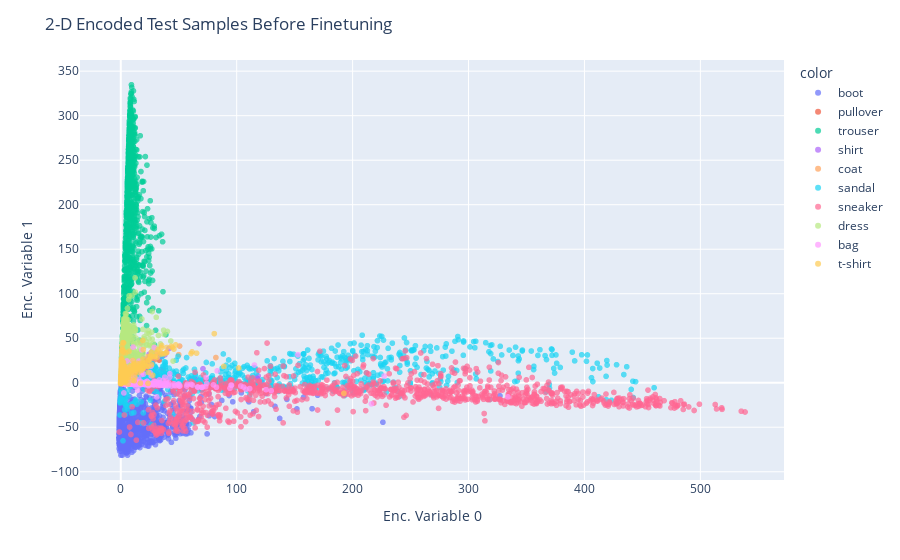

Notebook code for this chart:
### Code cell
### Get the encoded representation of the test samples
def plot_encoded_samples(test_dataset, device, encoder2, title):
    encoded_samples = []
    for sample in tqdm(test_dataset):
        img = sample[0].unsqueeze(0).to(device)
        label = sample[1]
        # Encode image
        encoder2.eval()
        with torch.no_grad():
            encoded_img  = encoder2(img)
        # Append to list
        encoded_img = encoded_img.flatten().cpu().numpy()
        encoded_sample = {f"Enc. Variable {i}": enc for i, enc in enumerate(encoded_img)}
        encoded_sample['label'] = label
        encoded_samples.append(encoded_sample)

    # Convert to a dataframe
    encoded_samples = pd.DataFrame(encoded_samples)
    encoded_samples

    import plotly.express as px
    %pip install -U kaleido
    fig = px.scatter(encoded_samples, x='Enc. Variable 0', y='Enc. Variable 1', 
        color=[label_names[l] for l in encoded_samples.label.to_numpy()], opacity=0.7)
    #set title
    fig.update_layout(title=title)
    fig.show()
    return fig

fig1 = plot_encoded_samples(test_dataset, device, encoder2, "2-D Encoded Test Samples Before Finetuning")
#save fig
if not os.path.exists("images"):
    os.mkdir("images")
fig1.write_image(f"images/encoded2_samples_before.eps")

### Figure 1 — Plotly figure (JSON) as saved in the notebook; plotly's stock layout.template omitted (floating-point values rounded to 4 significant figures; data arrays with more than 128 entries replaced by an {"elided": "..."} marker saying what was removed)
{"data": [{"hovertemplate": "color=boot<br>Enc. Variable 0=%{x}<br>Enc. Variable 1=%{y}<extra></extra>", "legendgroup": "boot", "marker": {"color": "#636efa", "opacity": 0.7, "symbol": "circle"}, "mode": "markers", "name": "boot", "showlegend": true, "type": "scattergl", "x": {"elided": "1000 float values"}, "xaxis": "x", "y": {"elided": "1000 float values"}, "yaxis": "y"}, {"hovertemplate": "color=pullover<br>Enc. Variable 0=%{x}<br>Enc. Variable 1=%{y}<extra></extra>", "legendgroup": "pullover", "marker": {"color": "#EF553B", "opacity": 0.7, "symbol": "circle"}, "mode": "markers", "name": "pullover", "showlegend": true, "type": "scattergl", "x": {"elided": "1000 float values"}, "xaxis": "x", "y": {"elided": "1000 float values"}, "yaxis": "y"}, {"hovertemplate": "color=trouser<br>Enc. Variable 0=%{x}<br>Enc. Variable 1=%{y}<extra></extra>", "legendgroup": "trouser", "marker": {"color": "#00cc96", "opacity": 0.7, "symbol": "circle"}, "mode": "markers", "name": "trouser", "showlegend": true, "type": "scattergl", "x": {"elided": "1000 float values"}, "xaxis": "x", "y": {"elided": "1000 float values"}, "yaxis": "y"}, {"hovertemplate": "color=shirt<br>Enc. Variable 0=%{x}<br>Enc. Variable 1=%{y}<extra></extra>", "legendgroup": "shirt", "marker": {"color": "#ab63fa", "opacity": 0.7, "symbol": "circle"}, "mode": "markers", "name": "shirt", "showlegend": true, "type": "scattergl", "x": {"elided": "1000 float values"}, "xaxis": "x", "y": {"elided": "1000 float values"}, "yaxis": "y"}, {"hovertemplate": "color=coat<br>Enc. Variable 0=%{x}<br>Enc. Variable 1=%{y}<extra></extra>", "legendgroup": "coat", "marker": {"color": "#FFA15A", "opacity": 0.7, "symbol": "circle"}, "mode": "markers", "name": "coat", "showlegend": true, "type": "scattergl", "x": {"elided": "1000 float values"}, "xaxis": "x", "y": {"elided": "1000 float values"}, "yaxis": "y"}, {"hovertemplate": "color=sandal<br>Enc. Variable 0=%{x}<br>Enc. Variable 1=%{y}<extra></extra>", "legendgroup": "sandal", "marker": {"color": "#19d3f3", "opacity": 0.7, "symbol": "circle"}, "mode": "markers", "name": "sandal", "showlegend": true, "type": "scattergl", "x": {"elided": "1000 float values"}, "xaxis": "x", "y": {"elided": "1000 float values"}, "yaxis": "y"}, {"hovertemplate": "color=sneaker<br>Enc. Variable 0=%{x}<br>Enc. Variable 1=%{y}<extra></extra>", "legendgroup": "sneaker", "marker": {"color": "#FF6692", "opacity": 0.7, "symbol": "circle"}, "mode": "markers", "name": "sneaker", "showlegend": true, "type": "scattergl", "x": {"elided": "1000 float values"}, "xaxis": "x", "y": {"elided": "1000 float values"}, "yaxis": "y"}, {"hovertemplate": "color=dress<br>Enc. Variable 0=%{x}<br>Enc. Variable 1=%{y}<extra></extra>", "legendgroup": "dress", "marker": {"color": "#B6E880", "opacity": 0.7, "symbol": "circle"}, "mode": "markers", "name": "dress", "showlegend": true, "type": "scattergl", "x": {"elided": "1000 float values"}, "xaxis": "x", "y": {"elided": "1000 float values"}, "yaxis": "y"}, {"hovertemplate": "color=bag<br>Enc. Variable 0=%{x}<br>Enc. Variable 1=%{y}<extra></extra>", "legendgroup": "bag", "marker": {"color": "#FF97FF", "opacity": 0.7, "symbol": "circle"}, "mode": "markers", "name": "bag", "showlegend": true, "type": "scattergl", "x": {"elided": "1000 float values"}, "xaxis": "x", "y": {"elided": "1000 float values"}, "yaxis": "y"}, {"hovertemplate": "color=t-shirt<br>Enc. Variable 0=%{x}<br>Enc. Variable 1=%{y}<extra></extra>", "legendgroup": "t-shirt", "marker": {"color": "#FECB52", "opacity": 0.7, "symbol": "circle"}, "mode": "markers", "name": "t-shirt", "showlegend": true, "type": "scattergl", "x": {"elided": "1000 float values"}, "xaxis": "x", "y": {"elided": "1000 float values"}, "yaxis": "y"}], "layout": {"legend": {"title": {"text": "color"}, "tracegroupgap": 0}, "margin": {"t": 60}, "title": {"text": "2-D Encoded Test Samples Before Finetuning"}, "xaxis": {"anchor": "y", "domain": [0, 1], "title": {"text": "Enc. Variable 0"}}, "yaxis": {"anchor": "x", "domain": [0, 1], "title": {"text": "Enc. Variable 1"}}}}
